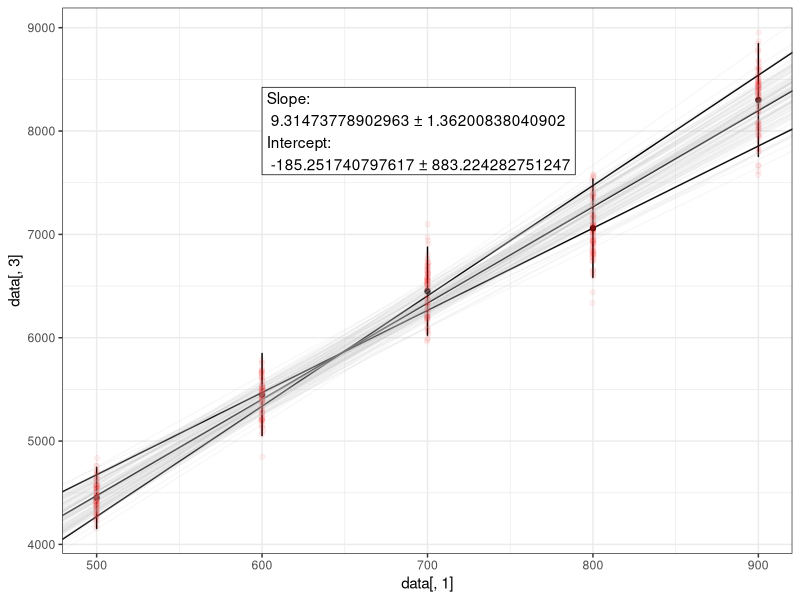

Write R code to recreate this figure.
library("ggplot2")
library("ggthemes")
library("scales")
library("reshape2")
library("nlme")

#args = commandArgs(trailingOnly = TRUE)

# Give data as csv file with columns x, xuncertainty, y, yuncertainty (no labels)

data = read.csv("testvalues.csv", header = FALSE)

normaldistribution = function(n, mean, uncertainty) {
  #Standard Deviation can be approximated to range/4 with 95% accuracy, range = 2*uncertainty, so sd equals approximately unc/2
  sd = uncertainty/2
  #rnorm() can take vectors (term for lists), will cycle through them
  result = rnorm(n*length(mean), mean = mean, sd = sd)
  #Create matrix of results. Each row is a point, and each column is a generated set of points.
  resultmatrix = matrix(result, , ncol = n, byrow = FALSE)
  #Reorganize the result
  melteddata = melt(resultmatrix)
  melteddata[,1] = NULL
  return(melteddata)
}

xdata = normaldistribution(100, data[,1], data[,2])
ydata = normaldistribution(100, data[,3], data[,4]) # How many of these for good accuracy?

yerrors = aes(ymax = data[,3] + data[,4], ymin = data[,3] - data[,4])
xerrors = aes(xmax = data[,1] + data[,2], xmin = data[,1] - data[,2])

mergeddata = cbind(xdata, ydata)
mergeddata[,3] = NULL
names(mergeddata) = c("Index", "xValue", "yValue")

regressions = coef(lmList(yValue ~ xValue | Index, data = mergeddata, pool = FALSE))
#See https://stat.ethz.ch/R-manual/R-devel/library/nlme/html/intervals.lmList.html for info on confidence intervals in Lmlist
#Used to get confidence interval for each individual line fit 
#Possibly weight by uncertainty?
#See: https://stackoverflow.com/questions/14636052/using-smooth-in-ggplot2-to-fit-a-linear-model-using-the-errors-given-in-the-data

#Should sd or se be used?


bestlineslope = mean(regressions[,2])
bestlineintercept = mean(regressions[,1])

slopeUncertainty = 2*sd(regressions[,2])
interceptUncertainty = 2*sd(regressions[,1])

highslope = mean(regressions[,2]) + slopeUncertainty
highintercept = mean(regressions[,1]) + interceptUncertainty

lowslope = mean(regressions[,2]) - slopeUncertainty
lowintercept = mean(regressions[,1]) - interceptUncertainty


#Plot original data and error bars, generated data, and best fit line with uncertainty
#TODO: Figure out error bar width and height relative to graph size
plot1 = 
  qplot(data[,1], data[,3]) + 
  geom_errorbar(yerrors, width = 0.2)  + 
  geom_errorbarh(xerrors, height = 0.3) + 
  geom_abline(intercept = bestlineintercept, slope = bestlineslope) +
  geom_abline(intercept = highintercept, slope = lowslope) + 
  geom_abline(intercept = lowintercept, slope = highslope) + 
  geom_point(aes(xdata[,2], ydata[,2]), color = "red", alpha = 1/20) +
  geom_abline(intercept = regressions[,1], slope = regressions[,2], alpha = 1/10, color = "grey")

equationLabel = paste("Slope:\n", bestlineslope, "\u00B1", slopeUncertainty, "\nIntercept:\n", bestlineintercept, "\u00B1", interceptUncertainty)

#Theming of the plot
plot1 = 
  plot1 + 
  theme_bw() +
  geom_label(aes(600, 8000, label = equationLabel, hjust = "left"), label.r = unit(0, "lines"))
  #theme_tufte() + 
  #geom_rangeframe() + 
  #scale_x_continuous(breaks = extended_range_breaks()(data[,1])) + 
  #scale_y_continuous(breaks = extended_range_breaks()(data[,3])) 


# TODO: Fix the graph labeling and make it look better, look into ggtheme on github
# TODO: Fix errorbar height and width so it changes depending on graph scale

cat("Slope: ", bestlineslope, "Slope Uncertainty: ", slopeUncertainty, 
    "\nIntercept: ", bestlineintercept, "Intercept Uncertainty: ", interceptUncertainty)

#TODO: Fix errors with inconsistency in produced values.

#plot(density[,2])

print(plot1)
